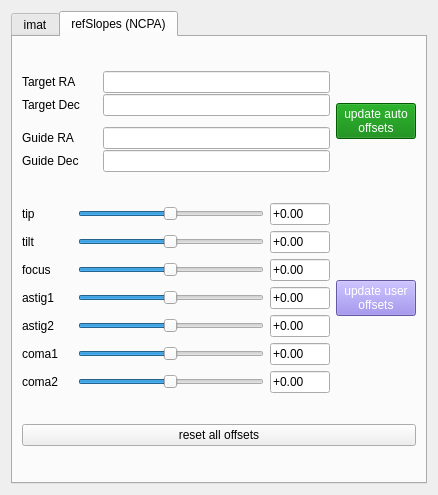
<?xml version="1.0" encoding="UTF-8"?>
<ui version="4.0">
 <class>AOCals</class>
 <widget class="QDialog" name="AOCals">
  <property name="geometry">
   <rect>
    <x>0</x>
    <y>0</y>
    <width>438</width>
    <height>495</height>
   </rect>
  </property>
  <property name="windowTitle">
   <string>AO Cals</string>
  </property>
  <layout class="QGridLayout" name="gridLayout">
   <item row="1" column="0">
    <widget class="QTabWidget" name="tabCals">
     <property name="styleSheet">
      <string notr="true">QTabWidget::tab-bar {
    alignment: left;
}</string>
     </property>
     <property name="currentIndex">
      <number>1</number>
     </property>
     <widget class="QWidget" name="tabCals_imat">
      <attribute name="title">
       <string>imat</string>
      </attribute>
      <layout class="QGridLayout" name="gridLayout_4">
       <item row="0" column="0" colspan="2">
        <layout class="QGridLayout" name="gridImat">
         <item row="0" column="0">
          <widget class="QLabel" name="gridImat_theor_label">
           <property name="sizePolicy">
            <sizepolicy hsizetype="Minimum" vsizetype="Preferred">
             <horstretch>0</horstretch>
             <verstretch>0</verstretch>
            </sizepolicy>
           </property>
           <property name="minimumSize">
            <size>
             <width>80</width>
             <height>0</height>
            </size>
           </property>
           <property name="maximumSize">
            <size>
             <width>100</width>
             <height>16777215</height>
            </size>
           </property>
           <property name="text">
            <string>theoretical</string>
           </property>
          </widget>
         </item>
         <item row="0" column="1">
          <widget class="QLineEdit" name="gridImat_theor_file"/>
         </item>
         <item row="0" column="2">
          <widget class="QPushButton" name="grid_theor_file_button">
           <property name="maximumSize">
            <size>
             <width>80</width>
             <height>16777215</height>
            </size>
           </property>
           <property name="text">
            <string>Browse...</string>
           </property>
          </widget>
         </item>
         <item row="1" column="0">
          <widget class="QLabel" name="gridImat_synth_label">
           <property name="sizePolicy">
            <sizepolicy hsizetype="Minimum" vsizetype="Preferred">
             <horstretch>0</horstretch>
             <verstretch>0</verstretch>
            </sizepolicy>
           </property>
           <property name="minimumSize">
            <size>
             <width>80</width>
             <height>0</height>
            </size>
           </property>
           <property name="maximumSize">
            <size>
             <width>100</width>
             <height>16777215</height>
            </size>
           </property>
           <property name="text">
            <string>synthetic</string>
           </property>
          </widget>
         </item>
         <item row="1" column="1">
          <widget class="QLineEdit" name="gridImat_synth_file"/>
         </item>
         <item row="1" column="2">
          <widget class="QPushButton" name="grid_synth_file_button">
           <property name="maximumSize">
            <size>
             <width>80</width>
             <height>16777215</height>
            </size>
           </property>
           <property name="text">
            <string>Browse...</string>
           </property>
          </widget>
         </item>
        </layout>
       </item>
       <item row="1" column="0">
        <layout class="QHBoxLayout" name="gridImatMethod">
         <item>
          <widget class="QLabel" name="gridImatMethod_label">
           <property name="text">
            <string>method</string>
           </property>
          </widget>
         </item>
         <item>
          <widget class="QComboBox" name="gridImatMethod_combo">
           <property name="sizePolicy">
            <sizepolicy hsizetype="Expanding" vsizetype="Fixed">
             <horstretch>0</horstretch>
             <verstretch>0</verstretch>
            </sizepolicy>
           </property>
           <property name="minimumSize">
            <size>
             <width>130</width>
             <height>0</height>
            </size>
           </property>
           <item>
            <property name="text">
             <string>doCrime</string>
            </property>
           </item>
           <item>
            <property name="text">
             <string>cacofoni</string>
            </property>
           </item>
           <item>
            <property name="text">
             <string>pushPull</string>
            </property>
           </item>
          </widget>
         </item>
        </layout>
       </item>
       <item row="1" column="1">
        <layout class="QGridLayout" name="gridImatParams">
         <item row="0" column="0">
          <widget class="QLabel" name="gridImatParams_pokeAmp_label">
           <property name="minimumSize">
            <size>
             <width>80</width>
             <height>0</height>
            </size>
           </property>
           <property name="text">
            <string>pokeAmp</string>
           </property>
          </widget>
         </item>
         <item row="0" column="1">
          <widget class="QLineEdit" name="gridImatParams_pokeAmp_entry">
           <property name="sizePolicy">
            <sizepolicy hsizetype="Maximum" vsizetype="Fixed">
             <horstretch>0</horstretch>
             <verstretch>0</verstretch>
            </sizepolicy>
           </property>
           <property name="minimumSize">
            <size>
             <width>60</width>
             <height>0</height>
            </size>
           </property>
           <property name="maximumSize">
            <size>
             <width>16777215</width>
             <height>16777215</height>
            </size>
           </property>
          </widget>
         </item>
         <item row="1" column="0">
          <widget class="QLabel" name="gridImatParams_numItersIM_label">
           <property name="minimumSize">
            <size>
             <width>80</width>
             <height>0</height>
            </size>
           </property>
           <property name="text">
            <string>numItersIM</string>
           </property>
          </widget>
         </item>
         <item row="1" column="1">
          <widget class="QLineEdit" name="gridImatParams_numItersIM_entry">
           <property name="sizePolicy">
            <sizepolicy hsizetype="Maximum" vsizetype="Fixed">
             <horstretch>0</horstretch>
             <verstretch>0</verstretch>
            </sizepolicy>
           </property>
           <property name="minimumSize">
            <size>
             <width>60</width>
             <height>0</height>
            </size>
           </property>
           <property name="maximumSize">
            <size>
             <width>16777215</width>
             <height>16777215</height>
            </size>
           </property>
          </widget>
         </item>
        </layout>
       </item>
       <item row="2" column="0" colspan="2">
        <widget class="QPushButton" name="measureImat_button">
         <property name="styleSheet">
          <string notr="true">color: white;
background-color: green;</string>
         </property>
         <property name="text">
          <string>measure imat</string>
         </property>
        </widget>
       </item>
      </layout>
     </widget>
     <widget class="QWidget" name="tabCals_refSlopes">
      <attribute name="title">
       <string>refSlopes (NCPA)</string>
      </attribute>
      <layout class="QGridLayout" name="gridLayout_5">
       <item row="0" column="0">
        <layout class="QVBoxLayout" name="gridCoords">
         <property name="spacing">
          <number>1</number>
         </property>
         <item>
          <layout class="QHBoxLayout" name="gridCoords_targetRA">
           <item>
            <widget class="QLabel" name="gridCoords_targetRA_label">
             <property name="minimumSize">
              <size>
               <width>80</width>
               <height>0</height>
              </size>
             </property>
             <property name="text">
              <string>Target RA</string>
             </property>
            </widget>
           </item>
           <item>
            <widget class="QLineEdit" name="gridCoords_targetRA_entry">
             <property name="minimumSize">
              <size>
               <width>150</width>
               <height>0</height>
              </size>
             </property>
            </widget>
           </item>
          </layout>
         </item>
         <item>
          <layout class="QHBoxLayout" name="gridCoords_targetDec">
           <item>
            <widget class="QLabel" name="gridCoords_targetDec_label">
             <property name="minimumSize">
              <size>
               <width>80</width>
               <height>0</height>
              </size>
             </property>
             <property name="text">
              <string>Target Dec</string>
             </property>
            </widget>
           </item>
           <item>
            <widget class="QLineEdit" name="gridCoords_targetDec_entry">
             <property name="minimumSize">
              <size>
               <width>150</width>
               <height>0</height>
              </size>
             </property>
            </widget>
           </item>
          </layout>
         </item>
         <item>
          <spacer name="hspacer_NCPA">
           <property name="orientation">
            <enum>Qt::Horizontal</enum>
           </property>
           <property name="sizeHint" stdset="0">
            <size>
             <width>40</width>
             <height>10</height>
            </size>
           </property>
          </spacer>
         </item>
         <item>
          <layout class="QHBoxLayout" name="gridCoords_guideRA">
           <item>
            <widget class="QLabel" name="gridCoords_guideRA_label">
             <property name="minimumSize">
              <size>
               <width>80</width>
               <height>0</height>
              </size>
             </property>
             <property name="text">
              <string>Guide RA</string>
             </property>
            </widget>
           </item>
           <item>
            <widget class="QLineEdit" name="gridCoords_guideRA_entry">
             <property name="minimumSize">
              <size>
               <width>150</width>
               <height>0</height>
              </size>
             </property>
            </widget>
           </item>
          </layout>
         </item>
         <item>
          <layout class="QHBoxLayout" name="gridCoords_guideDec">
           <item>
            <widget class="QLabel" name="gridCoords_guideDec_label">
             <property name="minimumSize">
              <size>
               <width>80</width>
               <height>0</height>
              </size>
             </property>
             <property name="text">
              <string>Guide Dec</string>
             </property>
            </widget>
           </item>
           <item>
            <widget class="QLineEdit" name="gridCoords_guideDec_entry">
             <property name="minimumSize">
              <size>
               <width>150</width>
               <height>0</height>
              </size>
             </property>
            </widget>
           </item>
          </layout>
         </item>
        </layout>
       </item>
       <item row="0" column="1">
        <widget class="QPushButton" name="updateAutoOffsets_button">
         <property name="styleSheet">
          <string notr="true">color: white;
background-color: green;</string>
         </property>
         <property name="text">
          <string>update auto
offsets</string>
         </property>
        </widget>
       </item>
       <item row="1" column="0">
        <layout class="QVBoxLayout" name="gridTune">
         <item>
          <layout class="QHBoxLayout" name="gridTune_tip">
           <item>
            <widget class="QLabel" name="gridTune_tip_label">
             <property name="minimumSize">
              <size>
               <width>50</width>
               <height>0</height>
              </size>
             </property>
             <property name="maximumSize">
              <size>
               <width>75</width>
               <height>16777215</height>
              </size>
             </property>
             <property name="text">
              <string>tip</string>
             </property>
            </widget>
           </item>
           <item>
            <widget class="QSlider" name="gridTune_tip_slider">
             <property name="minimumSize">
              <size>
               <width>150</width>
               <height>0</height>
              </size>
             </property>
             <property name="maximum">
              <number>99</number>
             </property>
             <property name="value">
              <number>49</number>
             </property>
             <property name="orientation">
              <enum>Qt::Horizontal</enum>
             </property>
            </widget>
           </item>
           <item>
            <widget class="QLineEdit" name="gridTune_tip_entry">
             <property name="minimumSize">
              <size>
               <width>50</width>
               <height>0</height>
              </size>
             </property>
             <property name="maximumSize">
              <size>
               <width>60</width>
               <height>16777215</height>
              </size>
             </property>
             <property name="text">
              <string>+0.00</string>
             </property>
            </widget>
           </item>
          </layout>
         </item>
         <item>
          <layout class="QHBoxLayout" name="gridTune_tilt">
           <item>
            <widget class="QLabel" name="gridTune_tilt_label">
             <property name="minimumSize">
              <size>
               <width>50</width>
               <height>0</height>
              </size>
             </property>
             <property name="maximumSize">
              <size>
               <width>75</width>
               <height>16777215</height>
              </size>
             </property>
             <property name="text">
              <string>tilt</string>
             </property>
            </widget>
           </item>
           <item>
            <widget class="QSlider" name="gridTune_tilt_slider">
             <property name="minimumSize">
              <size>
               <width>150</width>
               <height>0</height>
              </size>
             </property>
             <property name="maximum">
              <number>99</number>
             </property>
             <property name="value">
              <number>49</number>
             </property>
             <property name="orientation">
              <enum>Qt::Horizontal</enum>
             </property>
            </widget>
           </item>
           <item>
            <widget class="QLineEdit" name="gridTune_tilt_entry">
             <property name="minimumSize">
              <size>
               <width>50</width>
               <height>0</height>
              </size>
             </property>
             <property name="maximumSize">
              <size>
               <width>60</width>
               <height>16777215</height>
              </size>
             </property>
             <property name="text">
              <string>+0.00</string>
             </property>
            </widget>
           </item>
          </layout>
         </item>
         <item>
          <layout class="QHBoxLayout" name="gridTune_focus">
           <item>
            <widget class="QLabel" name="gridTune_focus_label">
             <property name="minimumSize">
              <size>
               <width>50</width>
               <height>0</height>
              </size>
             </property>
             <property name="maximumSize">
              <size>
               <width>75</width>
               <height>16777215</height>
              </size>
             </property>
             <property name="text">
              <string>focus</string>
             </property>
            </widget>
           </item>
           <item>
            <widget class="QSlider" name="gridTune_focus_slider">
             <property name="minimumSize">
              <size>
               <width>150</width>
               <height>0</height>
              </size>
             </property>
             <property name="maximum">
              <number>99</number>
             </property>
             <property name="value">
              <number>49</number>
             </property>
             <property name="orientation">
              <enum>Qt::Horizontal</enum>
             </property>
            </widget>
           </item>
           <item>
            <widget class="QLineEdit" name="gridTune_focus_entry">
             <property name="minimumSize">
              <size>
               <width>50</width>
               <height>0</height>
              </size>
             </property>
             <property name="maximumSize">
              <size>
               <width>60</width>
               <height>16777215</height>
              </size>
             </property>
             <property name="text">
              <string>+0.00</string>
             </property>
            </widget>
           </item>
          </layout>
         </item>
         <item>
          <layout class="QHBoxLayout" name="gridTune_a1">
           <item>
            <widget class="QLabel" name="gridTune_a1_label">
             <property name="minimumSize">
              <size>
               <width>50</width>
               <height>0</height>
              </size>
             </property>
             <property name="maximumSize">
              <size>
               <width>75</width>
               <height>16777215</height>
              </size>
             </property>
             <property name="text">
              <string>astig1</string>
             </property>
            </widget>
           </item>
           <item>
            <widget class="QSlider" name="gridTune_a1_slider">
             <property name="minimumSize">
              <size>
               <width>150</width>
               <height>0</height>
              </size>
             </property>
             <property name="maximum">
              <number>99</number>
             </property>
             <property name="value">
              <number>49</number>
             </property>
             <property name="orientation">
              <enum>Qt::Horizontal</enum>
             </property>
            </widget>
           </item>
           <item>
            <widget class="QLineEdit" name="gridTune_a1_entry">
             <property name="minimumSize">
              <size>
               <width>50</width>
               <height>0</height>
              </size>
             </property>
             <property name="maximumSize">
              <size>
               <width>60</width>
               <height>16777215</height>
              </size>
             </property>
             <property name="text">
              <string>+0.00</string>
             </property>
            </widget>
           </item>
          </layout>
         </item>
         <item>
          <layout class="QHBoxLayout" name="gridTune_a2">
           <item>
            <widget class="QLabel" name="gridTune_a2_label">
             <property name="minimumSize">
              <size>
               <width>50</width>
               <height>0</height>
              </size>
             </property>
             <property name="maximumSize">
              <size>
               <width>75</width>
               <height>16777215</height>
              </size>
             </property>
             <property name="text">
              <string>astig2</string>
             </property>
            </widget>
           </item>
           <item>
            <widget class="QSlider" name="gridTune_a2_slider">
             <property name="minimumSize">
              <size>
               <width>150</width>
               <height>0</height>
              </size>
             </property>
             <property name="maximum">
              <number>99</number>
             </property>
             <property name="value">
              <number>49</number>
             </property>
             <property name="orientation">
              <enum>Qt::Horizontal</enum>
             </property>
            </widget>
           </item>
           <item>
            <widget class="QLineEdit" name="gridTune_a2_entry">
             <property name="minimumSize">
              <size>
               <width>50</width>
               <height>0</height>
              </size>
             </property>
             <property name="maximumSize">
              <size>
               <width>60</width>
               <height>16777215</height>
              </size>
             </property>
             <property name="text">
              <string>+0.00</string>
             </property>
            </widget>
           </item>
          </layout>
         </item>
         <item>
          <layout class="QHBoxLayout" name="gridTune_c1">
           <item>
            <widget class="QLabel" name="gridTune_c1_label">
             <property name="minimumSize">
              <size>
               <width>50</width>
               <height>0</height>
              </size>
             </property>
             <property name="maximumSize">
              <size>
               <width>75</width>
               <height>16777215</height>
              </size>
             </property>
             <property name="text">
              <string>coma1</string>
             </property>
            </widget>
           </item>
           <item>
            <widget class="QSlider" name="gridTune_c1_slider">
             <property name="minimumSize">
              <size>
               <width>150</width>
               <height>0</height>
              </size>
             </property>
             <property name="maximum">
              <number>99</number>
             </property>
             <property name="value">
              <number>49</number>
             </property>
             <property name="orientation">
              <enum>Qt::Horizontal</enum>
             </property>
            </widget>
           </item>
           <item>
            <widget class="QLineEdit" name="gridTune_c1_entry">
             <property name="minimumSize">
              <size>
               <width>50</width>
               <height>0</height>
              </size>
             </property>
             <property name="maximumSize">
              <size>
               <width>60</width>
               <height>16777215</height>
              </size>
             </property>
             <property name="text">
              <string>+0.00</string>
             </property>
            </widget>
           </item>
          </layout>
         </item>
         <item>
          <layout class="QHBoxLayout" name="gridTune_c2">
           <item>
            <widget class="QLabel" name="gridTune_c2_label">
             <property name="minimumSize">
              <size>
               <width>50</width>
               <height>0</height>
              </size>
             </property>
             <property name="maximumSize">
              <size>
               <width>75</width>
               <height>16777215</height>
              </size>
             </property>
             <property name="text">
              <string>coma2</string>
             </property>
            </widget>
           </item>
           <item>
            <widget class="QSlider" name="gridTune_c2_slider">
             <property name="minimumSize">
              <size>
               <width>150</width>
               <height>0</height>
              </size>
             </property>
             <property name="maximum">
              <number>99</number>
             </property>
             <property name="value">
              <number>49</number>
             </property>
             <property name="orientation">
              <enum>Qt::Horizontal</enum>
             </property>
            </widget>
           </item>
           <item>
            <widget class="QLineEdit" name="gridTune_c2_entry">
             <property name="minimumSize">
              <size>
               <width>50</width>
               <height>0</height>
              </size>
             </property>
             <property name="maximumSize">
              <size>
               <width>60</width>
               <height>16777215</height>
              </size>
             </property>
             <property name="text">
              <string>+0.00</string>
             </property>
            </widget>
           </item>
          </layout>
         </item>
        </layout>
       </item>
       <item row="1" column="1">
        <widget class="QPushButton" name="updateUserOffsets_button">
         <property name="styleSheet">
          <string notr="true">color: white;
background-color: rgb(140, 123, 230);</string>
         </property>
         <property name="text">
          <string>update user
offsets</string>
         </property>
        </widget>
       </item>
       <item row="2" column="0" colspan="2">
        <widget class="QPushButton" name="resetAllOffsets_button">
         <property name="text">
          <string>reset all offsets</string>
         </property>
        </widget>
       </item>
      </layout>
     </widget>
    </widget>
   </item>
  </layout>
 </widget>
 <resources/>
 <connections/>
</ui>
